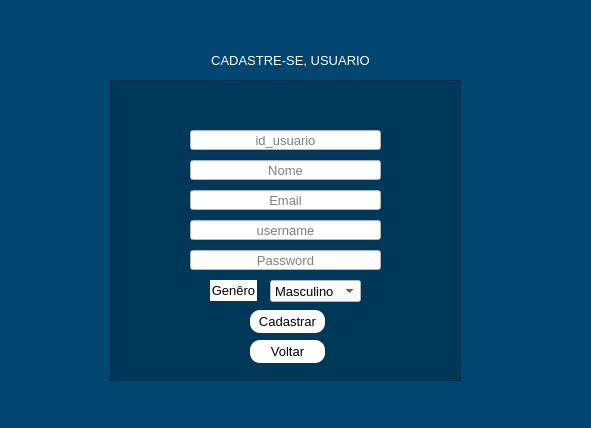
<?xml version="1.0" encoding="UTF-8"?>
<ui version="4.0">
 <class>Cadastro</class>
 <widget class="QWidget" name="Cadastro">
  <property name="geometry">
   <rect>
    <x>0</x>
    <y>0</y>
    <width>591</width>
    <height>428</height>
   </rect>
  </property>
  <property name="windowTitle">
   <string>Form</string>
  </property>
  <property name="styleSheet">
   <string notr="true">background-color: rgb(0, 70, 112);</string>
  </property>
  <widget class="QFrame" name="frame">
   <property name="geometry">
    <rect>
     <x>110</x>
     <y>80</y>
     <width>351</width>
     <height>301</height>
    </rect>
   </property>
   <property name="styleSheet">
    <string notr="true">background-color: rgba(0, 0, 0,0.2);</string>
   </property>
   <property name="frameShape">
    <enum>QFrame::StyledPanel</enum>
   </property>
   <property name="frameShadow">
    <enum>QFrame::Raised</enum>
   </property>
   <widget class="QLineEdit" name="nome_lineEdit">
    <property name="geometry">
     <rect>
      <x>80</x>
      <y>80</y>
      <width>191</width>
      <height>20</height>
     </rect>
    </property>
    <property name="font">
     <font>
      <pointsize>10</pointsize>
     </font>
    </property>
    <property name="styleSheet">
     <string notr="true">background-color: rgb(255, 255, 255);</string>
    </property>
    <property name="text">
     <string/>
    </property>
    <property name="alignment">
     <set>Qt::AlignCenter</set>
    </property>
    <property name="placeholderText">
     <string>Nome</string>
    </property>
   </widget>
   <widget class="QLineEdit" name="email_lineEdit">
    <property name="geometry">
     <rect>
      <x>80</x>
      <y>110</y>
      <width>191</width>
      <height>20</height>
     </rect>
    </property>
    <property name="font">
     <font>
      <pointsize>10</pointsize>
     </font>
    </property>
    <property name="styleSheet">
     <string notr="true">background-color: rgb(255, 255, 255);</string>
    </property>
    <property name="alignment">
     <set>Qt::AlignCenter</set>
    </property>
    <property name="placeholderText">
     <string>Email</string>
    </property>
   </widget>
   <widget class="QLineEdit" name="username_lineEdit">
    <property name="geometry">
     <rect>
      <x>80</x>
      <y>140</y>
      <width>191</width>
      <height>20</height>
     </rect>
    </property>
    <property name="font">
     <font>
      <pointsize>10</pointsize>
     </font>
    </property>
    <property name="styleSheet">
     <string notr="true">background-color: rgb(255, 255, 255);</string>
    </property>
    <property name="text">
     <string/>
    </property>
    <property name="echoMode">
     <enum>QLineEdit::Password</enum>
    </property>
    <property name="alignment">
     <set>Qt::AlignCenter</set>
    </property>
    <property name="placeholderText">
     <string>username</string>
    </property>
   </widget>
   <widget class="QLineEdit" name="password_lineEdit">
    <property name="geometry">
     <rect>
      <x>80</x>
      <y>170</y>
      <width>191</width>
      <height>20</height>
     </rect>
    </property>
    <property name="font">
     <font>
      <pointsize>10</pointsize>
     </font>
    </property>
    <property name="styleSheet">
     <string notr="true">background-color: rgb(255, 255, 255);</string>
    </property>
    <property name="inputMask">
     <string/>
    </property>
    <property name="text">
     <string/>
    </property>
    <property name="maxLength">
     <number>32767</number>
    </property>
    <property name="frame">
     <bool>true</bool>
    </property>
    <property name="alignment">
     <set>Qt::AlignCenter</set>
    </property>
    <property name="dragEnabled">
     <bool>false</bool>
    </property>
    <property name="readOnly">
     <bool>false</bool>
    </property>
    <property name="placeholderText">
     <string>Password</string>
    </property>
   </widget>
   <widget class="QComboBox" name="genero_comboBox">
    <property name="geometry">
     <rect>
      <x>160</x>
      <y>200</y>
      <width>91</width>
      <height>22</height>
     </rect>
    </property>
    <property name="font">
     <font>
      <pointsize>10</pointsize>
     </font>
    </property>
    <property name="styleSheet">
     <string notr="true">background-color: rgb(255, 255, 255);</string>
    </property>
    <item>
     <property name="text">
      <string>Masculino</string>
     </property>
    </item>
    <item>
     <property name="text">
      <string>Feminino</string>
     </property>
    </item>
    <item>
     <property name="text">
      <string>Outro</string>
     </property>
    </item>
   </widget>
   <widget class="QLabel" name="label_2">
    <property name="geometry">
     <rect>
      <x>100</x>
      <y>200</y>
      <width>47</width>
      <height>21</height>
     </rect>
    </property>
    <property name="font">
     <font>
      <pointsize>10</pointsize>
     </font>
    </property>
    <property name="styleSheet">
     <string notr="true">background-color: rgb(255, 255, 255);
</string>
    </property>
    <property name="text">
     <string>Genêro</string>
    </property>
    <property name="textFormat">
     <enum>Qt::AutoText</enum>
    </property>
    <property name="scaledContents">
     <bool>false</bool>
    </property>
    <property name="alignment">
     <set>Qt::AlignCenter</set>
    </property>
    <property name="wordWrap">
     <bool>false</bool>
    </property>
   </widget>
   <widget class="QPushButton" name="cadastrar_Button">
    <property name="geometry">
     <rect>
      <x>140</x>
      <y>230</y>
      <width>75</width>
      <height>23</height>
     </rect>
    </property>
    <property name="font">
     <font>
      <pointsize>10</pointsize>
     </font>
    </property>
    <property name="cursor">
     <cursorShape>PointingHandCursor</cursorShape>
    </property>
    <property name="styleSheet">
     <string notr="true">QPushButton{

	color: rgb(0, 0, 0);
	background-color: rgb(255, 255, 255);
	border-radius:10px

}

QPushButton:hover{

	color: rgb(255, 255, 255);
	background-color: rgb(0, 0, 0);
}</string>
    </property>
    <property name="text">
     <string>Cadastrar</string>
    </property>
   </widget>
   <widget class="QPushButton" name="voltar_Button">
    <property name="geometry">
     <rect>
      <x>140</x>
      <y>260</y>
      <width>75</width>
      <height>23</height>
     </rect>
    </property>
    <property name="font">
     <font>
      <pointsize>10</pointsize>
     </font>
    </property>
    <property name="cursor">
     <cursorShape>PointingHandCursor</cursorShape>
    </property>
    <property name="styleSheet">
     <string notr="true">QPushButton{

	color: rgb(0, 0, 0);
	background-color: rgb(255, 255, 255);
	border-radius:10px

}

QPushButton:hover{

	color: rgb(255, 255, 255);
	background-color: rgb(0, 0, 0);
}</string>
    </property>
    <property name="text">
     <string>Voltar</string>
    </property>
   </widget>
   <widget class="QLineEdit" name="id_usuario_lineEdit_2">
    <property name="geometry">
     <rect>
      <x>80</x>
      <y>50</y>
      <width>191</width>
      <height>20</height>
     </rect>
    </property>
    <property name="font">
     <font>
      <pointsize>10</pointsize>
     </font>
    </property>
    <property name="styleSheet">
     <string notr="true">background-color: rgb(255, 255, 255);</string>
    </property>
    <property name="text">
     <string/>
    </property>
    <property name="alignment">
     <set>Qt::AlignCenter</set>
    </property>
    <property name="placeholderText">
     <string>id_usuario</string>
    </property>
   </widget>
  </widget>
  <widget class="QLabel" name="label">
   <property name="geometry">
    <rect>
     <x>200</x>
     <y>50</y>
     <width>181</width>
     <height>21</height>
    </rect>
   </property>
   <property name="text">
    <string>&lt;html&gt;&lt;head/&gt;&lt;body&gt;&lt;p align=&quot;center&quot;&gt;&lt;span style=&quot; font-size:10pt; color:#ffffff;&quot;&gt;CADASTRE-SE, USUARIO&lt;/span&gt;&lt;/p&gt;&lt;/body&gt;&lt;/html&gt;</string>
   </property>
  </widget>
 </widget>
 <resources/>
 <connections/>
</ui>
